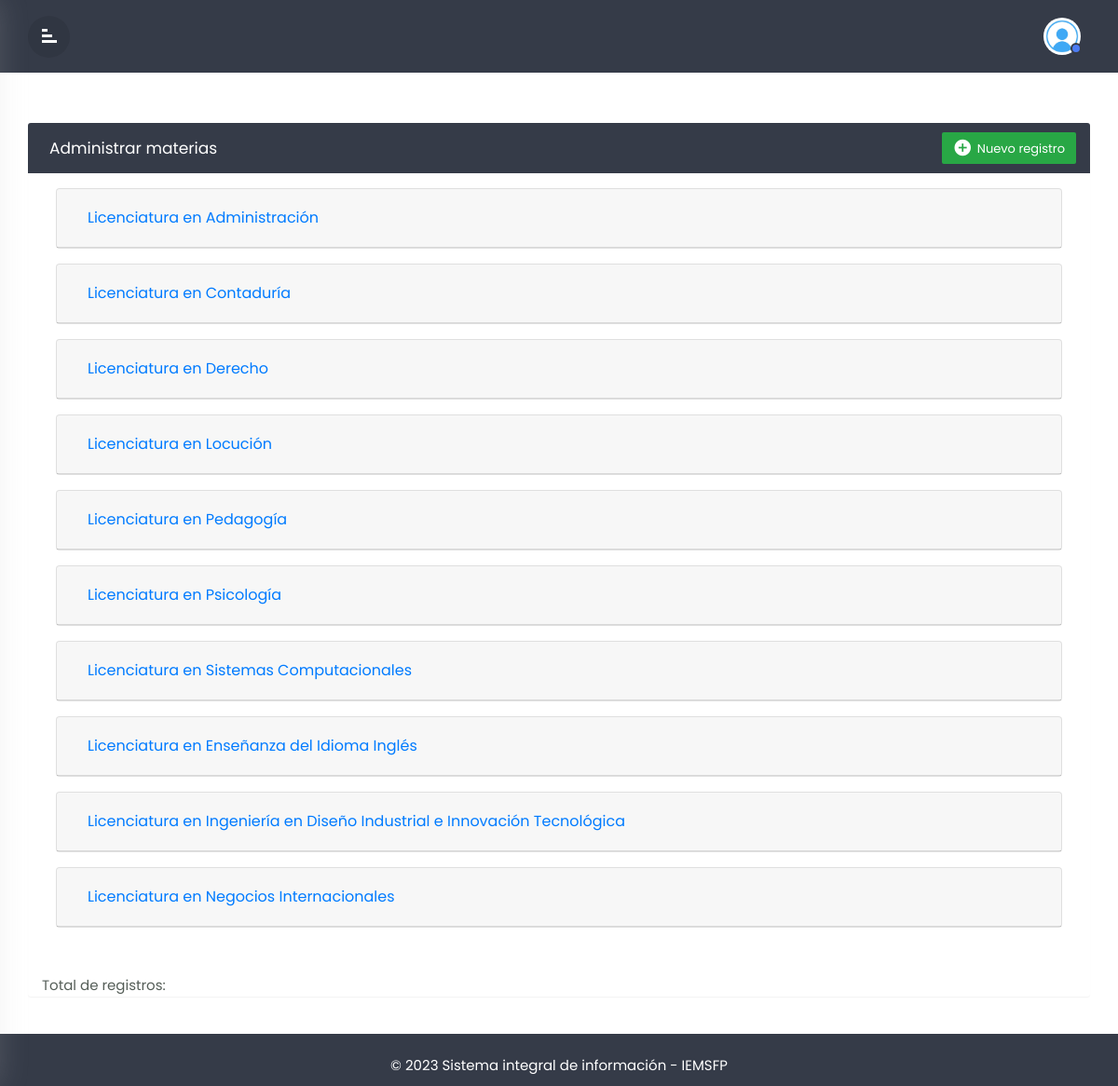
The page /materias on the database its author committed.
### models.py (models this page shows)
class Carreras(Database):
    __tablename__ = 'carreras'
    id = Column(Integer, primary_key=True)
    nombre = Column(String(54))
    rvoe = Column(String(10))

### server.py (the view, shortened to what this page needs)
@app.route('/materias', methods=['GET', 'POST'])
def admin_materias():
    cuatrimestres = db_session.query(models.Cuatrimestres).all()
    carreras = db_session.query(models.Carreras).all()
    grupos = db_session.query(models.Grupos).all()
    return render_template('materias/home_materias.html', grupos=grupos,
                                                      carreras=carreras,
                                                      cuatrimestres=cuatrimestres)

### templates/materias/home_materias.html (shortened to what this page needs)
{% extends 'base.html' %}
{% block contenido%}
<div class="wrapper">
    <div id="content">
        <div class="top-navbar">
            <div class="xp-topbar">
                <div class="row">
                <div
                    class="col-2 col-md-1 col-lg-1 order-2 order-md-1 align-self-center"
                >
                    <div class="xp-menubar">
                    <span class="material-icons text-white"
                        >signal_cellular_alt
                    </span>
                    </div>
                </div>
                <div class="col-md-5 col-lg-7 order-3 order-md-2">
                </div>
                <div class="col-10 col-md-6 col-lg-4 order-1 order-md-3">
                    <div class="xp-profilebar text-right">
                    <nav class="navbar p-0">
                        <ul class="nav navbar-nav flex-row ml-auto">
                        <li class="nav-item dropdown">
                            <a class="nav-link" href="#" data-toggle="dropdown">
                            <img
                                src="{{ url_for('static', filename='img/user.jpg') }}"
                                style="width: 40px; border-radius: 50%"
                            />
                            <span class="xp-user-live"></span>
                            </a>
                        </li>
                        </ul>
                    </nav>
                    </div>
                </div>
                </div>
            </div>
        </div>
        <div class="container">
          <div class="row mt-4">
          </div>
        </div>
        <div class="main-content">
            <div class="row">
                <div class="col-md-12">
                <div class="table-wrapper">
                    <div class="table-title">
                        <div class="row">
                            <div class="col-sm-6 p-0 d-flex justify-content-lg-start text-center">
                                <h2 class="ml-lg-2">Administrar materias</h2>
                            </div>
                            <div class="col-sm-6 p-0 d-flex justify-content-lg-end justify-content-center">
                              <button type="button" class="btn btn-success" data-toggle="modal" data-target="#nueva_materia">
                                <i class="material-icons">&#xE147;</i><span>Nuevo registro</span>
                              </button>
                            </div>
                        </div>
                    </div>
                    <div class="col-md-12">
                      <div class="row justify-content-center mt-3">
                          {% include 'materias/materias.html' %}
                      </div>
                      </div>
                  <div class="container">
                      <div class="row">
                        <div class="col-md-3">
                          <div class="hint-text">
                            <p>Total de registros: <b>{{ total_records }}</b></p>
                          </div>
                        </div>
                        <div class="col-md-6">
                          <div class="row justify-content-center">
                            <div class="col-md-auto">
                            </div>
                          </div>
                        </div>
                        <div class="col-md-3">
                        </div>
                      </div>
                  </div>
                </div>
              </div>
            </div>
        </div>
          {% include 'footer.html' %}
    </div>
</div>
{% endblock %}

### templates/materias/materias.html (shortened to what this page needs)
<div class="col-md-12">
    <div class="container">
        <div class="row">
            {% for carrera in carreras %}
                <div class="col-md-12 mb-3">
                    <div id="accordionCarrera{{ carrera.id }}">
                        <div class="card">
                            <div class="card-header" id="headingCarrera{{ carrera.id }}">
                                <h5 class="mb-0">
                                    <a class="btn btn-link" data-toggle="collapse" href="#collapseCarrera{{ carrera.id }}" aria-expanded="false" aria-controls="collapseCarrera{{ carrera.id }}">
                                        {{ carrera.nombre }}
                                    </a>
                                </h5>
                            </div>
                        </div>
                    </div>
                </div>
            {% endfor %}
        </div>
    </div>
</div>

### static/css/custom.css (style rules this page uses)
body,html { line-height:1.8; font-family:'Poppins',sans-serif; color:#555e58; font-weight:400; margin:0px; padding:0px; }
.material-icons { font-family: 'Material Icons'; font-weight: normal; font-style: normal; font-size: 24px; display: inline-block; line-height: 1; text-transform: none; letter-spacing: normal; word-wrap: normal; white-space: nowrap; direction: ltr; -webkit-font-smoothing: antialiased; text-rendering: optimizeLegibility; -moz-osx-font-smoothing: grayscale; font-feature-settings: 'liga'; }
h1,h2,h3,h4,h5,h6,.h1,.h3,.h4 { font-weight:400; line-height:1.5em; }
p { font-size:15px; margin:12px 0 0; line-height:24px; }
a { color:#333; font-weight:400; }
button { cursor:pointer; }
ul,ol { padding:0px; margin:0px; list-style:none; }
a,a:hover,a:focus { color:#333; text-decoration:none; transition:all 0.3s; }
.wrapper { position:relative; width:100%; overflow:auto; }
@media only screen and (min-width:992px) { #content { width:calc(100% - 260px); position:relative; float:right; transition:all 0.3s; } }
@media only screen and (min-width:992px) { #content.active { width:100%; } }
#content { position:relative; transition:all 0.5s; background-attachment:#f9fafc; }
.top-navbar { width:100%; z-index:9; position:relative; padding:15px 30px; background-color:#353b48; }
.main-content { padding: 0px 30px 0px 30px; }
.navbar { background-color:#353B48; color:#fff; }
.xp-menubar { border-radius:50%; width:45px; height:45px; line-height:45px; text-align:center; margin-right:20px; border:none; color:#fff; cursor:pointer; background-color:rgba(0,0,0,0.09); }
.xp-menubar span { margin:9px; padding:0px; transform:rotate(90deg); }
.navbar-nav > li > a { color:#fff; }
.navbar-nav li a { position:relative; display:block; padding:4px 10px!important; }
.xp-user-live { position:absolute; bottom:5px; right:9px; width:12px; height:12px; border-radius:50%; border:2px solid #353b48; background-color:#4c7cf3; }
.table-wrapper { background-color: #fff; margin:6px 0px 40px 0px; width: 100%; overflow: auto; border-radius: 3px; box-shadow: 0 1px 1px rgb(0 0 0 / 5%); }
.table-title { background:#353b48; color:#fff; position:sticky; top:0; width:100%; left:0; padding:10px 30px; border-radius:0px 0px 0 0; }
.table-title h2 { margin:5px 0 0; font-size:17px; }
.table-title .btn { color:#fff; float:right; font-size:13px; border:none; min-width:50px; border-radius:2px; border:none; outline:none!important; margin-left:10px; }
.table-title .btn i { float:left; font-size:21px; margin-right:5px; }
.table-title .btn span { float:left; margin-top:2px; }
.hint-text { float:left; margin-top:10px; font-size:13px; }

### rows shown on the page
Carreras: nombre "Licenciatura en Administración"
Carreras: nombre "Licenciatura en Contaduría"
Carreras: nombre "Licenciatura en Derecho"
Carreras: nombre "Licenciatura en Locución"
Carreras: nombre "Licenciatura en Pedagogía"
Carreras: nombre "Licenciatura en Psicología"
Carreras: nombre "Licenciatura en Sistemas Computacionales"
Carreras: nombre "Licenciatura en Enseñanza del Idioma Inglés"
Carreras: nombre "Licenciatura en Ingeniería en Diseño Industrial e Innovación Tecnológica"
Carreras: nombre "Licenciatura en Negocios Internacionales"
